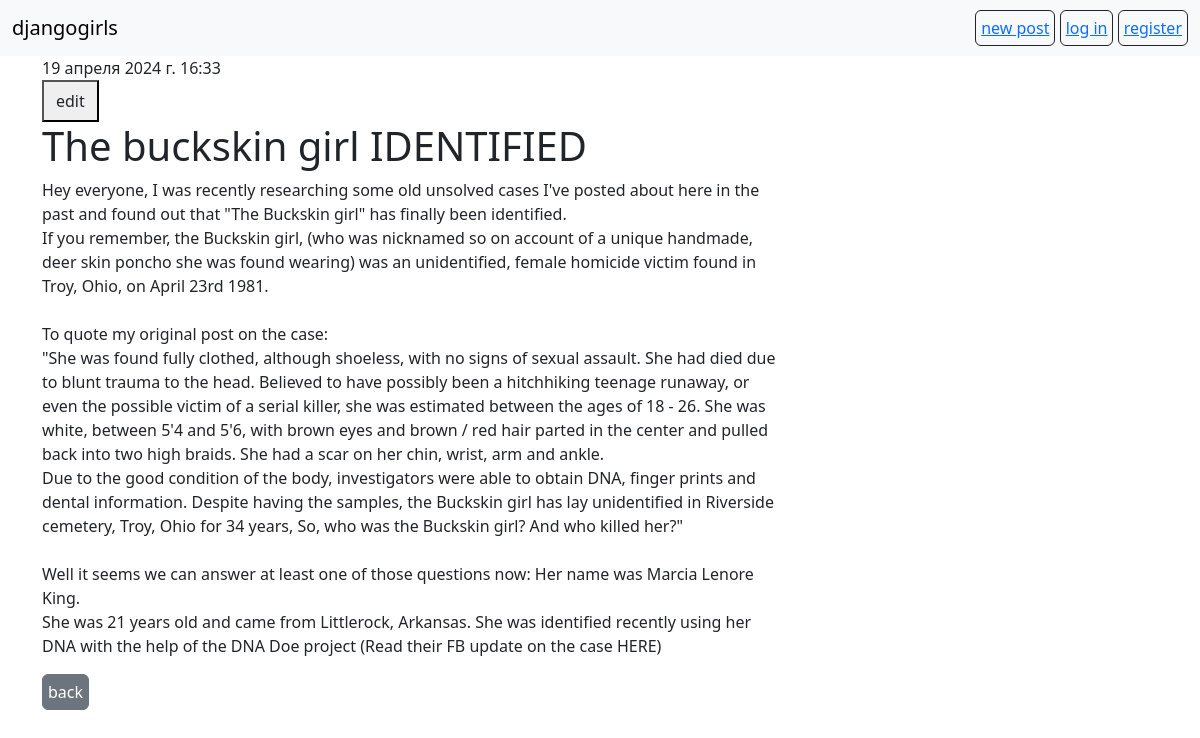
/post/5/, run on the app's committed database.
### blog/models.py (models this page shows, shortened)
class Post(models.Model):
    author = models.ForeignKey(User, on_delete=models.CASCADE)
    title = models.CharField(max_length=200)
    text = models.TextField()
    date_created = models.DateTimeField(default=timezone.now)
    date_published = models.DateTimeField(blank=True, null=True)

### blog/views.py (the view)
# urls.py: path('post/<int:pk>/', views.PostDetail.as_view(), name='post_detail'),
class PostDetail(DetailView):
    model = Post
    template_name = 'blog/post_detail.html'

### blog/templates/blog/post_detail.html (shortened to what this page needs)
{% extends 'blog/base.html' %}
{% block content %}
    <div class="post">
        {% if post.date_published %}
            <div class="date">
                {{ post.date_published }}
            </div>
        {% endif %}
        <button><a href="{% url 'edit_post' pk=post.pk %}" class="btn btn-default">edit</a></button>
        <h1>{{ post.title }}</h1>
        <p>{{ post.text|linebreaksbr }}</p>
    </div>
    <a href="{% url 'post_list' %}" class="btn btn-secondary">back</a>
{% endblock %}

### blog/static/css/blog.css (style rules this page uses)
.btn { --bs-btn-padding-x: 5px; --bs-btn-padding-y: 5px; }

### data on the page
Post: date_published "19 апреля 2024 г. 16:33", title "The buckskin girl IDENTIFIED", text "Hey everyone, I was recently researching some old unsolved cases I've posted about here in the past and found out that \"The Buckskin girl\" has finally been identified. If you remember, the Buckskin girl, (who was nicknamed so on account of a unique handmade, deer skin poncho she was found wearing) was an unidentified, female homicide victim found in Troy, Ohio, on April 23rd 1981. To quote my original post on the case: \"She was found fully clothed, although shoeless, with no signs of sexual assault. She had died due to blunt trauma to the head. Believed to have possibly been a hitchhiking teenage runaway, or even the possible victim of a serial killer, she was estimated between the ages of…"
